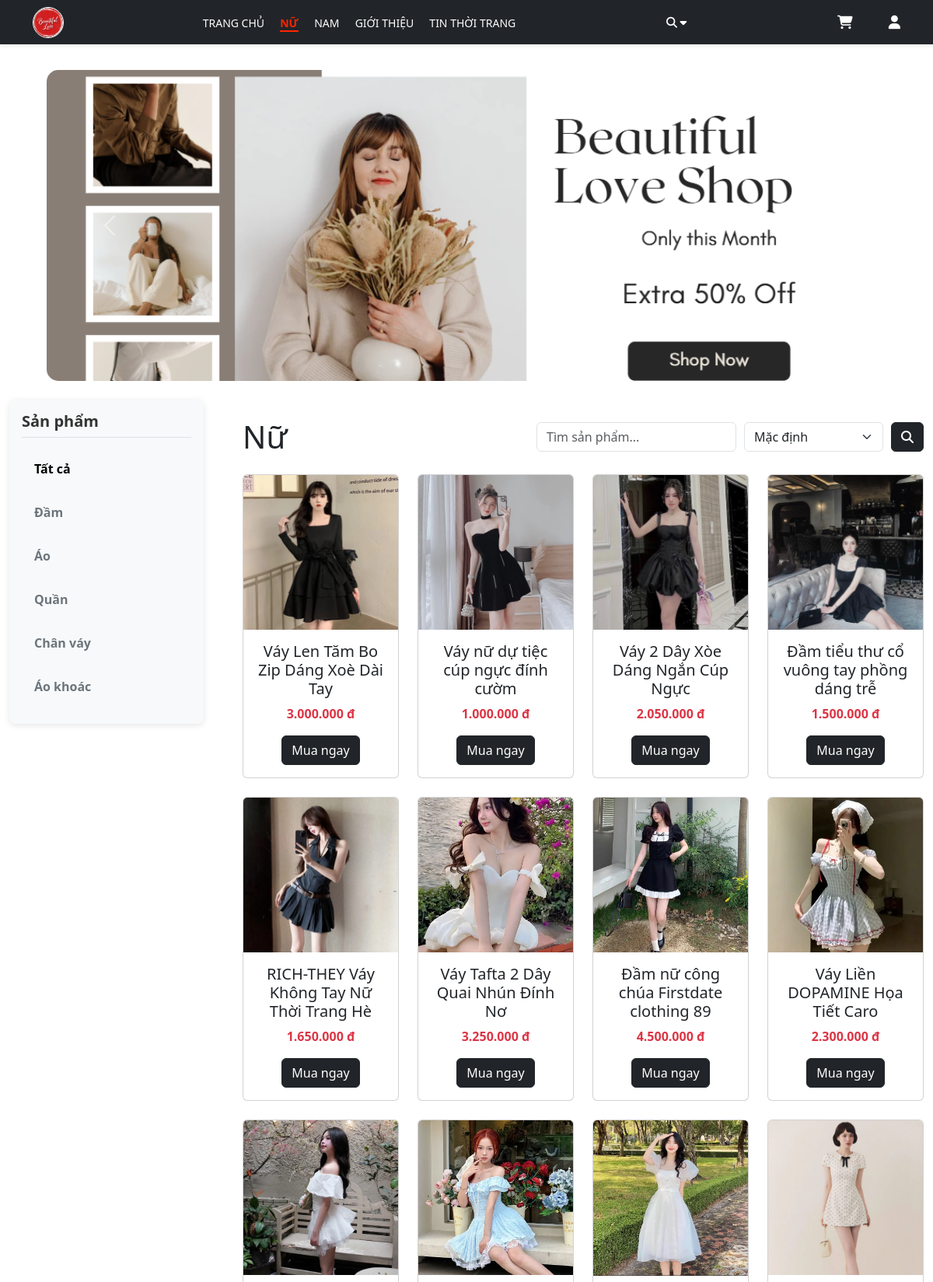
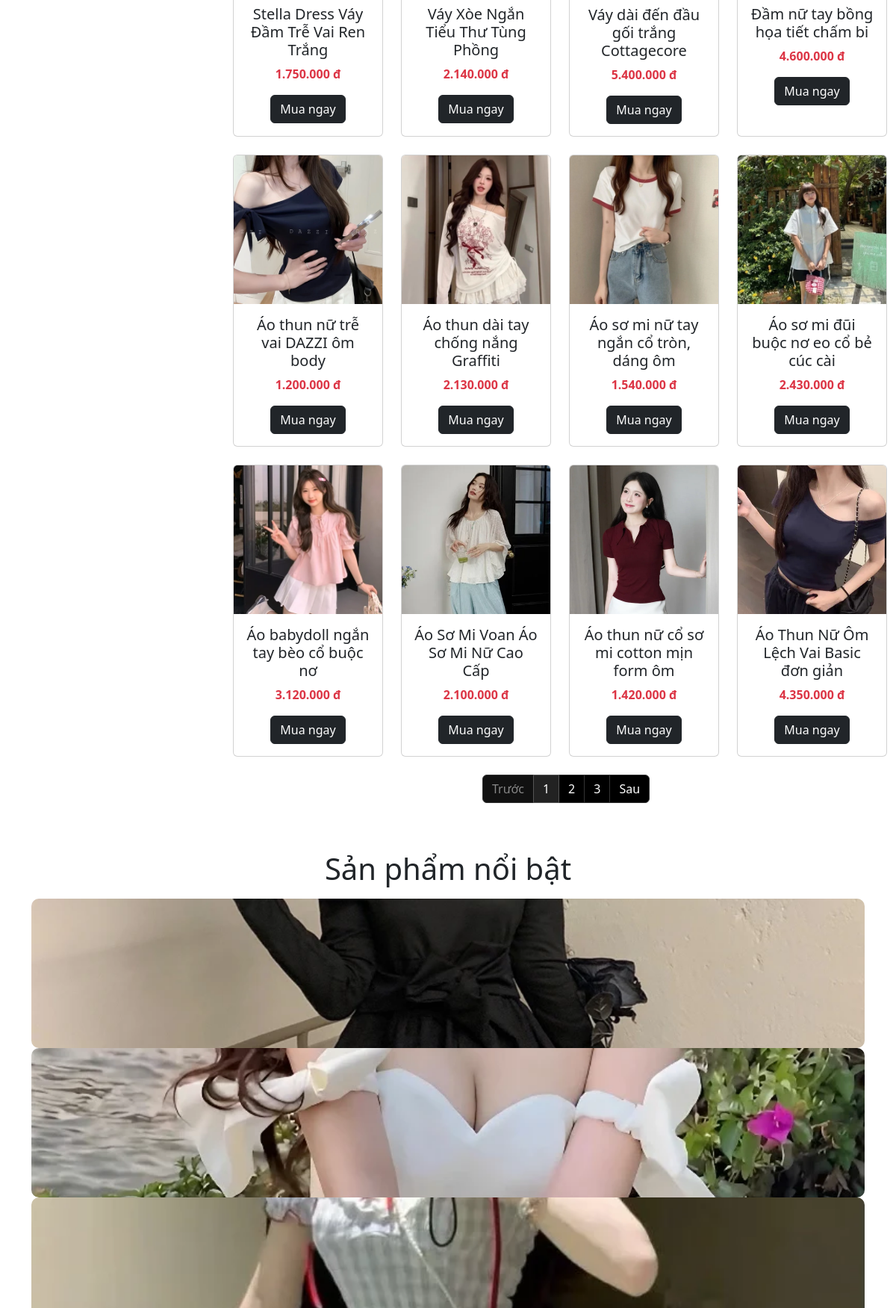
/category/girl.php (upper part), run on the app's committed database (2 pictures, top to bottom).
### tables this page shows
CREATE TABLE `banner` (
  `id` int(11) NOT NULL,
  `img_url` varchar(255) NOT NULL,
  `sex` varchar(255) NOT NULL
);

CREATE TABLE `pd_girl` (
  `img_id` int(11) NOT NULL,
  `img_name` varchar(255) NOT NULL,
  `img_url` varchar(255) NOT NULL,
  `img_price` int(255) NOT NULL,
  `img_caption` text NOT NULL,
  `img_product` int(11) NOT NULL,
  `img_status` enum('good','not') NOT NULL
);

### category/girl.php (the view, shortened to what this page needs)
<?php
include 'connect.php';
$search = isset($_GET['search']) ? trim($_GET['search']) : '';
$product_type = isset($_GET['type']) ? (int)$_GET['type'] : 0;
$sort = isset($_GET['sort']) ? $_GET['sort'] : 'default';
$sort_sql = "";
switch ($sort) {
    default: $sort_sql = ""; break;
}
$where = "1";
?>
<!DOCTYPE html>
<html lang="vi">
<head>
    <link rel="stylesheet" href="https://cdnjs.cloudflare.com/ajax/libs/font-awesome/6.5.2/css/all.min.css">
    <link rel="stylesheet" href="https://cdn.jsdelivr.net/npm/bootstrap@5.3.0/dist/css/bootstrap.min.css">
    <link rel="stylesheet" href="https://cdn.jsdelivr.net/npm/bootstrap-icons@1.11.3/font/bootstrap-icons.css">
    <link rel="stylesheet" href="../style/main.css">
    <link rel="stylesheet" href="https://cdn.jsdelivr.net/npm/swiper@9/swiper-bundle.min.css"/>
</head>
<body>
<div>
<?php include 'header.php'; ?>
<main style="padding-top:90px;">
    <div id="carouselExample" class="carousel slide custom-slide" data-bs-ride="carousel" data-bs-interval="3000">
        <div class="carousel-inner">
            <?php
            $sql = "SELECT id,img_url FROM banner WHERE sex IN ('girl','unisex')";
            $res = $conn->query($sql);
            if ($res && $res->num_rows > 0) {
                $first = true;
                while ($row = $res->fetch_assoc()) {
                    $active = $first ? 'active' : '';
                    $first = false;
                    echo "<div class='carousel-item $active'><img src='{$row['img_url']}' class='d-block w-100' alt='Slide'></div>";
                }
            } else {
                echo "<div class='carousel-item active'><img src='default.jpg' class='d-block w-100' alt='Không có ảnh'></div>";
            }
            ?>
        </div>
        <button class="carousel-control-prev" type="button" data-bs-target="#carouselExample" data-bs-slide="prev">
            <span class="carousel-control-prev-icon"></span>
        </button>
        <button class="carousel-control-next" type="button" data-bs-target="#carouselExample" data-bs-slide="next">
            <span class="carousel-control-next-icon"></span>
        </button>
    </div>
    <div class="container-fluid mt-4">
        <div class="row">
            <div class="col-md-3">
                <div class="vertical-nav-outer">
                    <div class="vertical-nav-container">
                        <h3 class="nav-title">Sản phẩm</h3>
                        <ul class="nav flex-column fw-bold">
                            <li class="nav-item"><a class="nav-link <?php echo ($product_type==0)?'active':'';?>" href="?type=0">Tất cả</a></li>
                            <li class="nav-item"><a class="nav-link <?php echo ($product_type==1)?'active':'';?>" href="?type=1">Đầm</a></li>
                            <li class="nav-item"><a class="nav-link <?php echo ($product_type==2)?'active':'';?>" href="?type=2">Áo</a></li>
                            <li class="nav-item"><a class="nav-link <?php echo ($product_type==3)?'active':'';?>" href="?type=3">Quần</a></li>
                            <li class="nav-item"><a class="nav-link <?php echo ($product_type==4)?'active':'';?>" href="?type=4">Chân váy</a></li>
                            <li class="nav-item"><a class="nav-link <?php echo ($product_type==5)?'active':'';?>" href="?type=5">Áo khoác</a></li>
                        </ul>
                    </div>
                </div>
            </div>
            <div class="col-md-9">
                <div class="d-flex justify-content-between align-items-center my-4 flex-wrap">
                    <h1 class="my-0">Nữ</h1>
                    <form method="get" class="d-flex align-items-center" style="gap:10px; flex-wrap: nowrap;">
                        <input type="text" name="search" class="form-control"
                            placeholder="Tìm sản phẩm..."
                            value="<?=htmlspecialchars($search)?>" style="min-width:200px;">
                        <select name="sort" class="form-select" style="width:auto;">
                            <option value="default" <?=($sort=='default')?'selected':''?>>Mặc định</option>
                        </select>
                        <button type="submit" class="btn btn-dark"><i class="fa fa-search"></i></button>
                    </form>
                </div>
                <div class="row">
                <?php
                    $products_per_page = 20;
                    $current_page = isset($_GET['page']) ? (int)$_GET['page'] : 1;
                    $sql_count = "SELECT COUNT(*) AS total FROM pd_girl WHERE $where";
                    $total_products = $conn->query($sql_count)->fetch_assoc()['total'];
                    $total_pages = ceil($total_products / $products_per_page);
                    $offset = ($current_page - 1) * $products_per_page;
                    $sql_sp = "SELECT img_id,img_name,img_url,img_price,img_caption FROM pd_girl WHERE $where $sort_sql LIMIT $products_per_page OFFSET $offset";
                    $res_sp = $conn->query($sql_sp);
                    if ($res_sp && $res_sp->num_rows > 0) {
                        while ($row = $res_sp->fetch_assoc()) {
                            echo '<div class="col-md-3 col-sm-6 mb-4">';
                            echo '<div class="card h-100">';
                            echo '<img src="'.$row['img_url'].'" class="card-img-top" alt="'.$row['img_name'].'">';
                            echo '<div class="card-body text-center">';
                            echo '<h5 class="card-title">'.$row['img_name'].'</h5>';
                            echo '<p class="card-text text-danger"><strong>'.number_format($row['img_price'],0,",",".").' đ</strong></p>';
                            echo '<a href="pay.php?id='.$row['img_id'].'&table=pd_girl" class="btn btn-dark">Mua ngay</a>';
                            echo '</div></div></div>';
                        }
                    } else {
                        echo '<p class="text-center">Không tìm thấy sản phẩm nào.</p>';
                    }
                ?>
                </div>
                <?php if ($total_pages > 1): ?>
                    <nav aria-label="Phân trang">
                        <ul class="pagination justify-content-center">
                            <li class="page-item <?php echo ($current_page <= 1) ? 'disabled' : ''; ?>">
                                <a class="page-link" href="?type=<?php echo $product_type;?>&sort=<?php echo $sort;?>&search=<?php echo urlencode($search);?>&page=<?php echo $current_page-1;?>">Trước</a>
                            </li>
                            <?php for ($i = 1; $i <= $total_pages; $i++): ?>
                                <li class="page-item <?php echo ($i == $current_page) ? 'active' : ''; ?>">
                                    <a class="page-link" href="?type=<?php echo $product_type;?>&sort=<?php echo $sort;?>&search=<?php echo urlencode($search);?>&page=<?php echo $i;?>"><?php echo $i;?></a>
                                </li>
                            <?php endfor; ?>
                            <li class="page-item <?php echo ($current_page >= $total_pages) ? 'disabled' : ''; ?>">
                                <a class="page-link" href="?type=<?php echo $product_type;?>&sort=<?php echo $sort;?>&search=<?php echo urlencode($search);?>&page=<?php echo $current_page+1;?>">Sau</a>
                            </li>
                        </ul>
                    </nav>
                <?php endif; ?>
            </div>
        </div>
    </div>
    <div class="container my-5">
        <h1 class="mb-3 text-center">Sản phẩm nổi bật</h1>
        <div class="swiper mySwiper">
            <div class="swiper-wrapper">
            <?php
                $sql_featured = "SELECT img_id,img_url FROM pd_girl WHERE img_status=1";
                $res_featured = $conn->query($sql_featured);
                if ($res_featured && $res_featured->num_rows > 0) {
                    while ($row = $res_featured->fetch_assoc()) {
                        echo '<div class="swiper-slide">';
                        echo '<a href="pay.php?id='.$row['img_id'].'&table=pd_girl">';
                        echo '<img src="'.$row['img_url'].'">';
                        echo '</a></div>';
                    }
                } else {
                    echo '<p class="text-center">Hiện chưa có sản phẩm nổi bật.</p>';
                }
            ?>
            </div>
        </div>
    </div>
</main>
</div>
</body>
</html>

### style/main.css (style rules this page uses)
.custom-slide { max-width: 90%; max-height: 400px; margin: 0 auto; border-radius: 15px; overflow: hidden; }
.custom-slide img { object-fit: cover; height: 500px; }
.vertical-nav-container { padding: 1rem; border-radius: 8px; background-color: #f8f9fa; box-shadow: 0 2px 8px rgba(0,0,0,0.1); margin-bottom: 2rem; position: sticky; top: 90px; }
.vertical-nav-container .nav-title { font-size: 1.25rem; font-weight: bold; color: #333; margin-bottom: 1rem; border-bottom: 1px solid #dee2e6; padding-bottom: 0.5rem; }
.vertical-nav-container .nav-link { color: #6c757d; padding: 0.75rem 1rem; border-radius: 4px; margin-bottom: 0.5rem; transition: all 0.3s ease; }
.pagination .page-link { background-color: black; color: white; border: 1px solid #333; }
.pagination .page-item.active .page-link { background-color: #222; color: white; border-color: #555; }
.pagination .page-item.disabled .page-link { background-color: #111; color: #888; pointer-events: none; }

### category/girl.php (style rules this page uses)
.custom-slide { max-width: 90%; margin: 0 auto; border-radius: 15px; overflow: hidden; }
.custom-slide img { width: 100%; height: 500px; object-fit: cover; }
.vertical-nav-outer { position: sticky; top: 100px; width: 250px; }
.vertical-nav-container { padding: 1rem; border-radius: 8px; background-color: #f8f9fa; box-shadow: 0 2px 8px rgba(0,0,0,0.1); }
.vertical-nav-container .nav-title { font-size: 1.25rem; font-weight: bold; color: #333; margin-bottom: 1rem; border-bottom:1px solid #dee2e6; padding-bottom:0.5rem; }
.vertical-nav-container .nav-link { color:#6c757d; padding:0.75rem 1rem; border-radius:4px; margin-bottom:0.5rem; transition: all 0.3s ease; }
.vertical-nav-container .nav-link.active { font-weight: bold;color: #000; }
.swiper-slide img { width:100%; height:200px; object-fit:cover; border-radius:10px; }

### category/header.php (style rules this page uses)
nav a { font-size: 14px; margin-left: 16px; color: #fff; text-decoration: none; transition: color 0.2s, border-bottom 0.2s; }

### data on the page
banner: img_url (picture)
pd_girl: shows a picture, img_name "Váy Len Tăm Bo Zip Dáng Xoè Dài Tay", img_price "3.000.000"
pd_girl: img_url (picture), img_name "Váy nữ dự tiệc cúp ngực đính cườm", img_price "1.000.000"
pd_girl: img_url (picture), img_name "Váy 2 Dây Xòe Dáng Ngắn Cúp Ngực", img_price "2.050.000"
pd_girl: img_url (picture), img_name "Đầm tiểu thư cổ vuông tay phồng dáng trễ", img_price "1.500.000"
pd_girl: img_url (picture), img_name "RICH-THEY Váy Không Tay Nữ Thời Trang Hè", img_price "1.650.000"
pd_girl: img_url (picture), img_name "Váy Tafta 2 Dây Quai Nhún Đính Nơ", img_price "3.250.000"
pd_girl: img_url (picture), img_name "Đầm nữ công chúa Firstdate clothing 89", img_price "4.500.000"
pd_girl: img_url (picture), img_name "Váy Liền DOPAMINE Họa Tiết Caro", img_price "2.300.000"
pd_girl: img_url (picture), img_name "Stella Dress Váy Đầm Trễ Vai Ren Trắng", img_price "1.750.000"
pd_girl: img_url (picture), img_name "Váy Xòe Ngắn Tiểu Thư Tùng Phồng", img_price "2.140.000"
pd_girl: img_url (picture), img_name "Váy dài đến đầu gối trắng Cottagecore", img_price "5.400.000"
pd_girl: img_url (picture), img_name "Đầm nữ tay bồng họa tiết chấm bi", img_price "4.600.000"
pd_girl: img_url (picture), img_name "Áo thun nữ trễ vai DAZZI ôm body", img_price "1.200.000"
pd_girl: img_url (picture), img_name "Áo thun dài tay chống nắng Graffiti", img_price "2.130.000"
pd_girl: img_url (picture), img_name "Áo sơ mi nữ tay ngắn cổ tròn, dáng ôm", img_price "1.540.000"
pd_girl: img_url (picture), img_name "Áo sơ mi đũi buộc nơ eo cổ bẻ cúc cài", img_price "2.430.000"
pd_girl: img_url (picture), img_name "Áo babydoll ngắn tay bèo cổ buộc nơ", img_price "3.120.000"
pd_girl: img_url (picture), img_name "Áo Sơ Mi Voan Áo Sơ Mi Nữ Cao Cấp", img_price "2.100.000"
pd_girl: img_url (picture), img_name "Áo thun nữ cổ sơ mi cotton mịn form ôm", img_price "1.420.000"
pd_girl: img_url (picture), img_name "Áo Thun Nữ Ôm Lệch Vai Basic đơn giản", img_price "4.350.000"
